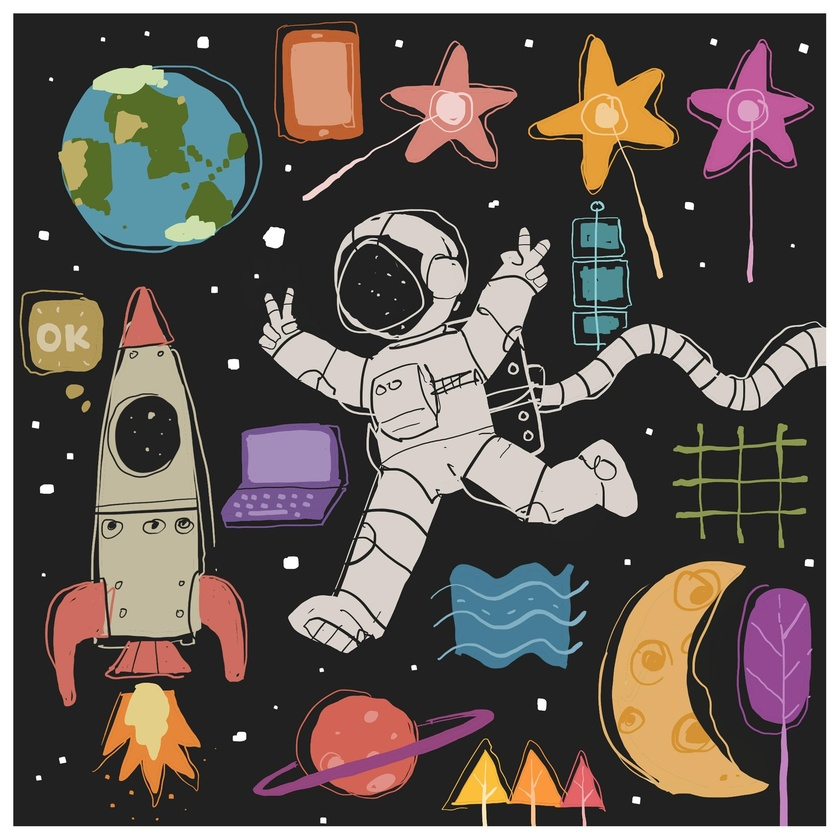
%> input picture SignalProcessingFundamentals/astronaut.jpg, 840 x 840 px, shrunk from 1920 x 1920 before the run
$ octave DemoConvolution.m   (GNU Octave 9; MATLAB toolbox functions it lacks are replaced by stand-ins)
%> lines starting %> are read from the running program, lines starting %| are printed output that depends on the picture
clearvars; close all;

%% Parameters
fs = 500;

time = (0 : fs - 1) / fs;
conv_len = fs * 2 - 1;
lag = (-fs + 1 : fs - 1) / fs;

%% Signals
rectangle = zeros(1, fs);
rectangle(fs / 5 + 1 : fs / 5 * 4) = 1;
sinusoid = sin(2 * pi * 4 * time);

%% Time Domain Convolution
c_matlab = conv(rectangle, sinusoid);

c_manual = zeros(size(c_matlab));
sinusoid_flipped = fliplr(sinusoid);

rectangle_padded = [zeros(1, fs - 1), rectangle, zeros(1, fs - 1)];
sinusoid_padded = [sinusoid_flipped, zeros(1, 2 * fs - 2)];
for shift = 0 : conv_len - 1
    sinusoid_shifted = circshift(sinusoid_padded, shift);
    c_manual(shift + 1) = sum(rectangle_padded .* sinusoid_shifted);
end

error = max(abs(c_manual - c_matlab));
disp("Error = " + error);

%% Frequency Domain Convolution
rect_fft = fft(rectangle, conv_len);
sin_fft = fft(sinusoid, conv_len);
c_fft = sin_fft .* rect_fft;
c_fft = ifft(c_fft);

figure;
tiledlayout(3, 1);

nexttile;
plot(lag, c_matlab);
title('Convolution using conv'); xlabel('Time lag [s]');

nexttile;
plot(lag, c_manual);
title('Convolution calculated manually'); xlabel('Time lag [s]');

nexttile;
plot(lag, c_fft);
title('Convolution using fft'); xlabel('Time lag [s]');
%> after `xlabel('Time lag [s]')`:
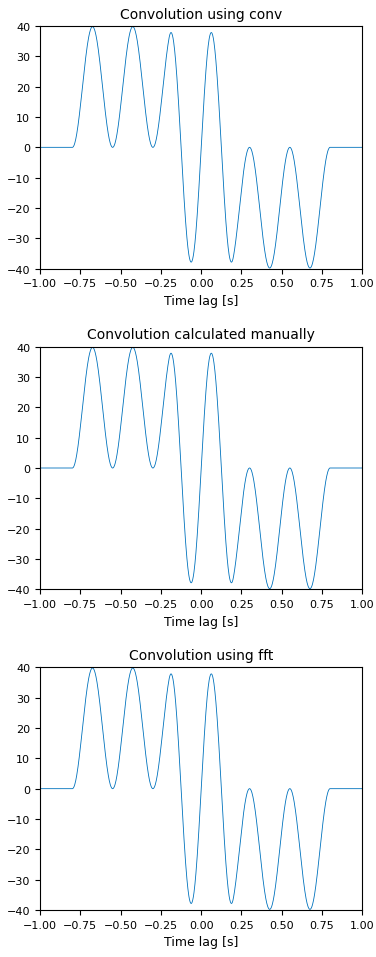
%> figure redrawn from the program's plot data, 3 panels; panel 1: curve peaks at x = -0.674, y = 39.79; panel 3: curve peaks at x = -0.424, y = 39.79

%% Convolution vs. Cross-correlation
c = conv(rectangle, sinusoid);
r = xcorr(rectangle, sinusoid);
r_flipped = xcorr(rectangle, sinusoid_flipped);

figure;
tiledlayout(3, 1);

nexttile;
plot(lag, c);
title('Convolution of rectangle & sinusoid'); xlabel('Time lag [s]');

nexttile;
plot(lag, r);
title('Cross-correlation of rectangle & sinusoid'); xlabel('Time lag [s]');

nexttile;
plot(lag, r_flipped);
title('Cross-correlation of rectangle & flipped sinusoid'); xlabel('Time lag [s]');
%> after `xlabel('Time lag [s]')`:
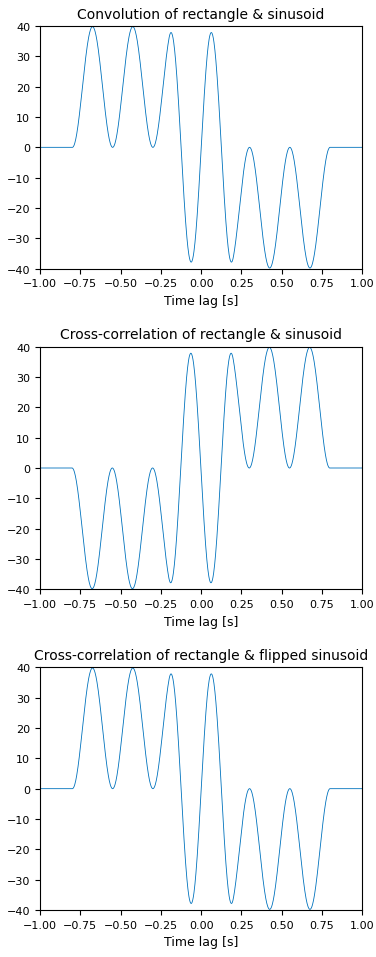
%> figure redrawn from the program's plot data, 3 panels; panel 1: curve peaks at x = -0.674, y = 39.79; panel 2: curve peaks at x = 0.424, y = 39.79

%% 2D Convolution
img = imread('astronaut.jpg');
%> img is the input picture: size 840x840x3 uint8; mean R, G, B 98.9, 90, 84.6
img_gray = rgb2gray(img);
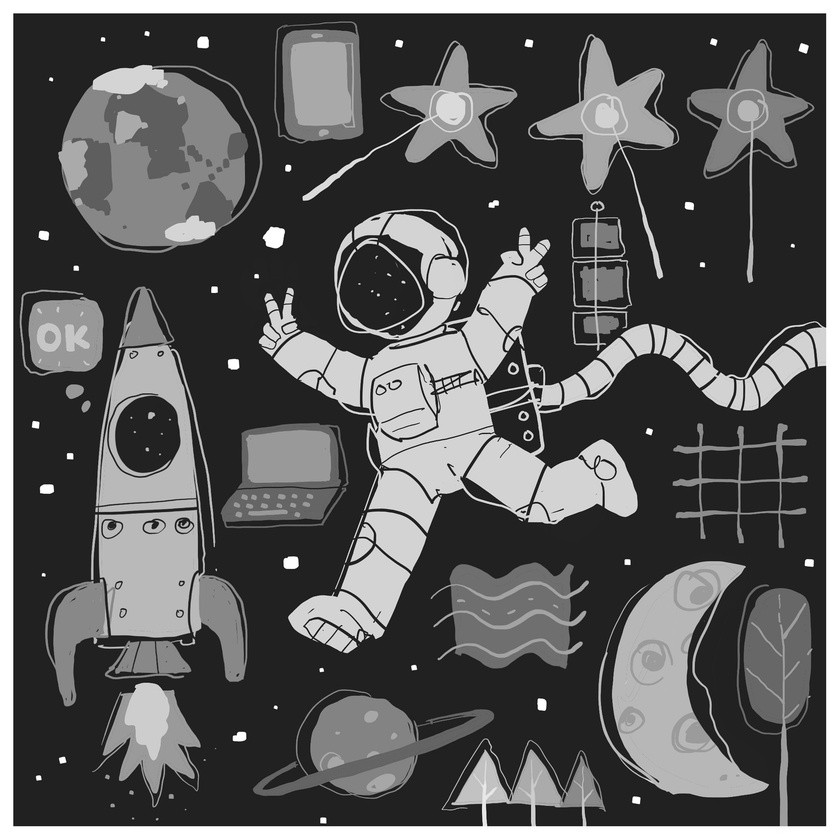
%> img_gray: size 840x840 uint8; min 1, max 255, mean 92
kernel = [
    -1 -1 -1
    -1  9 -1
    -1 -1 -1
];

img_conv = conv2(img_gray, kernel, 'same');
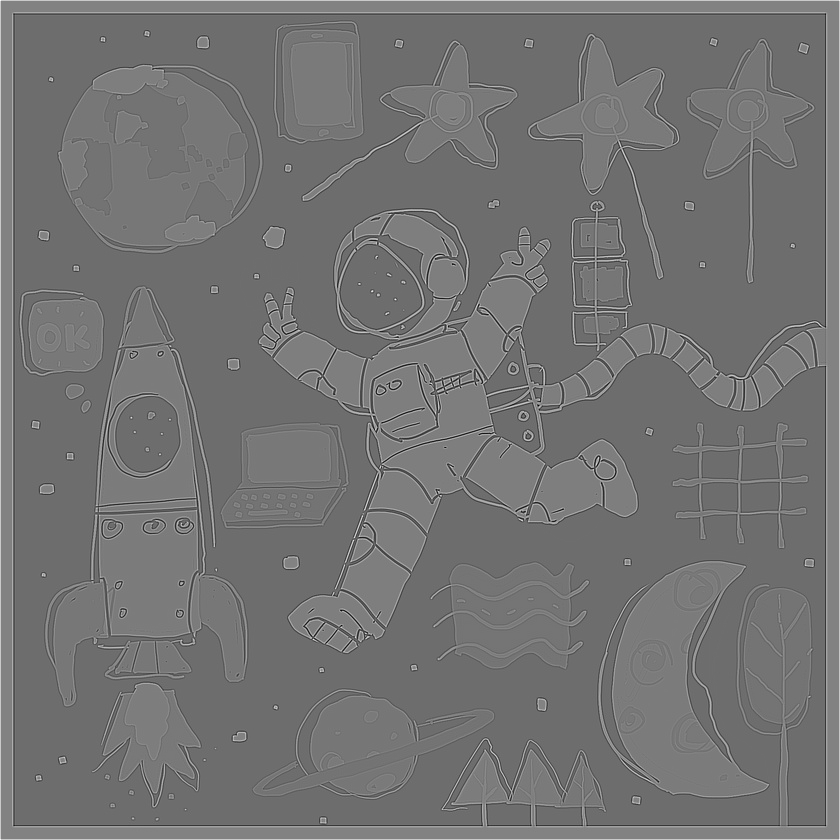
%> img_conv: size 840x840 double; min -1138, max 1584, mean 95.7; drawn with min black and max white

imwrite(img_conv, 'astronaut_edges.png');
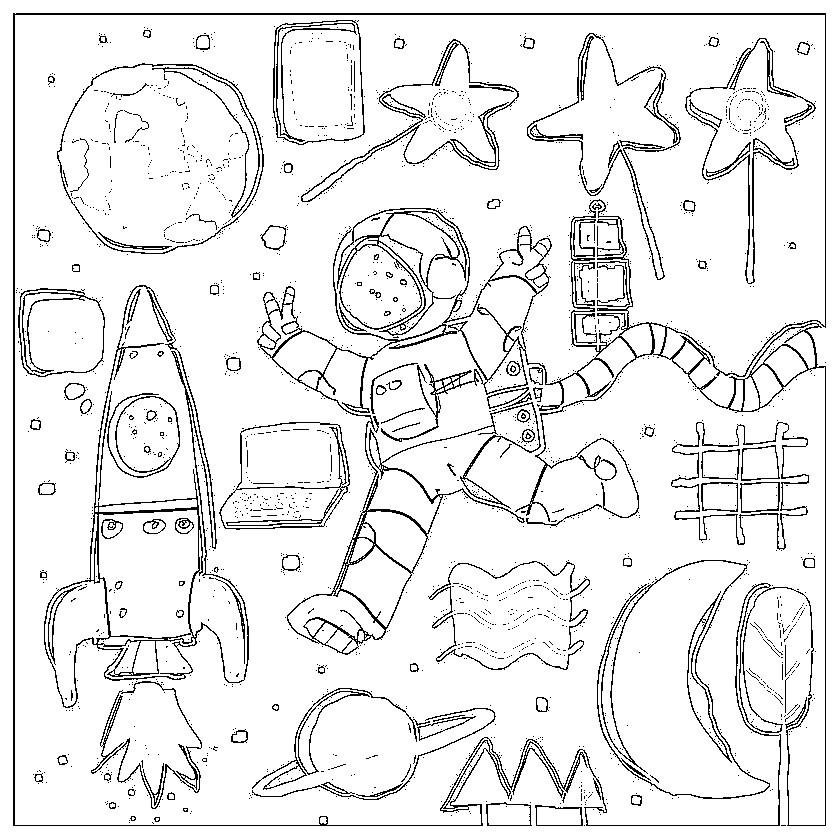
%> saved as astronaut_edges.png: size 840x840 uint8; 92.3% white; black in thin lines or dots
